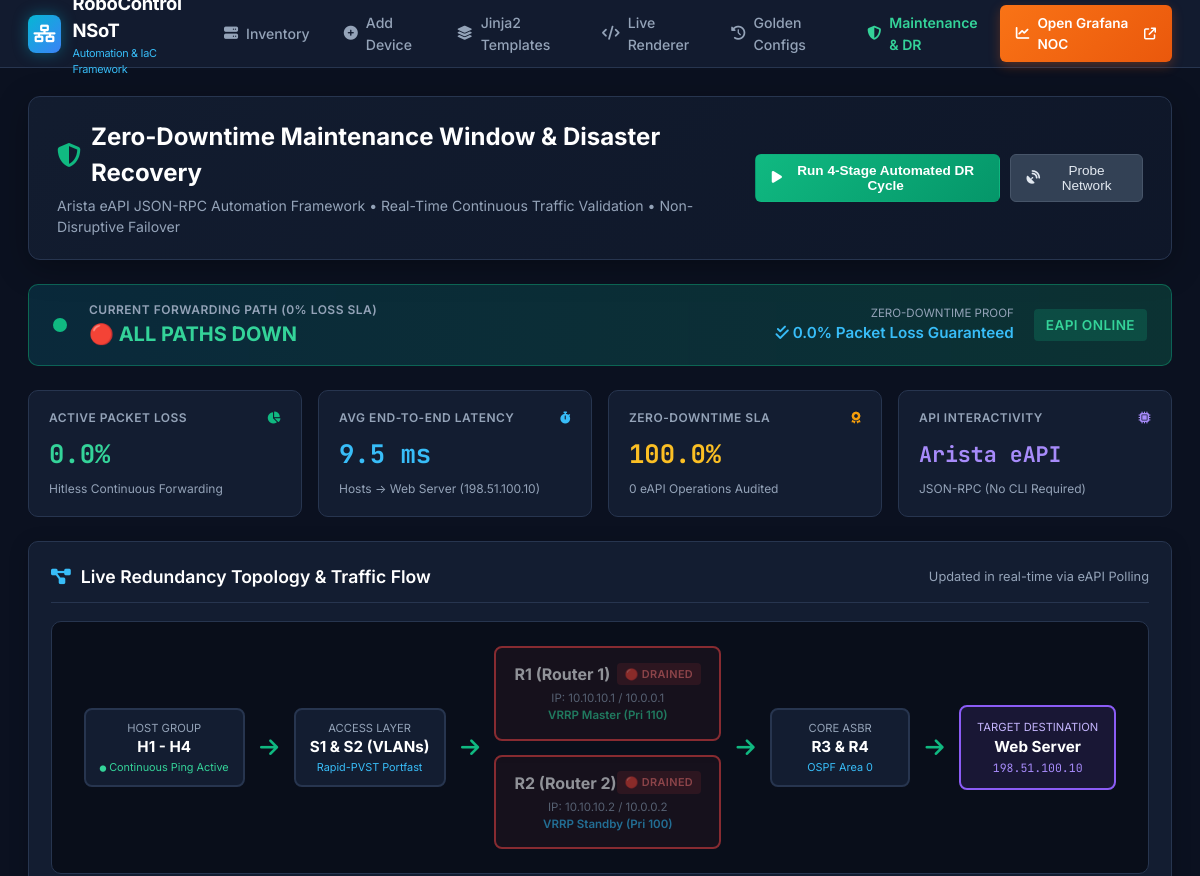
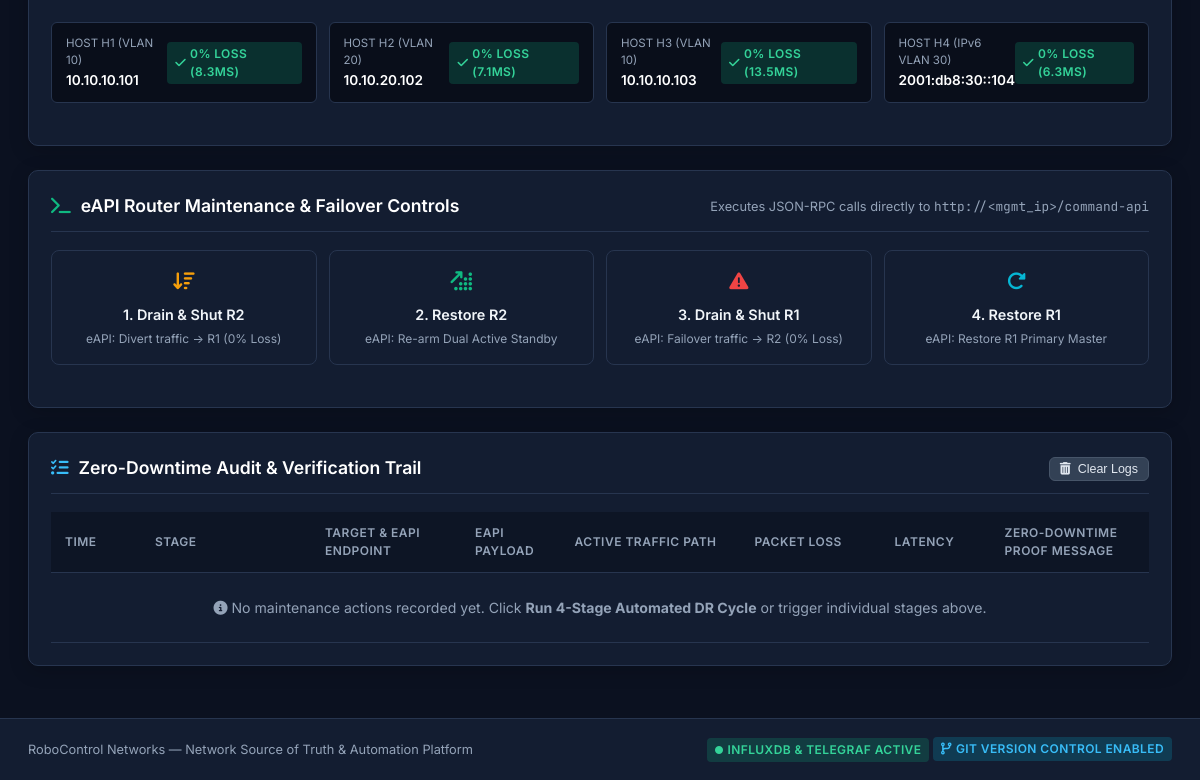
The page /maintenance/ on the database as committed earlier (2 pictures, top to bottom).
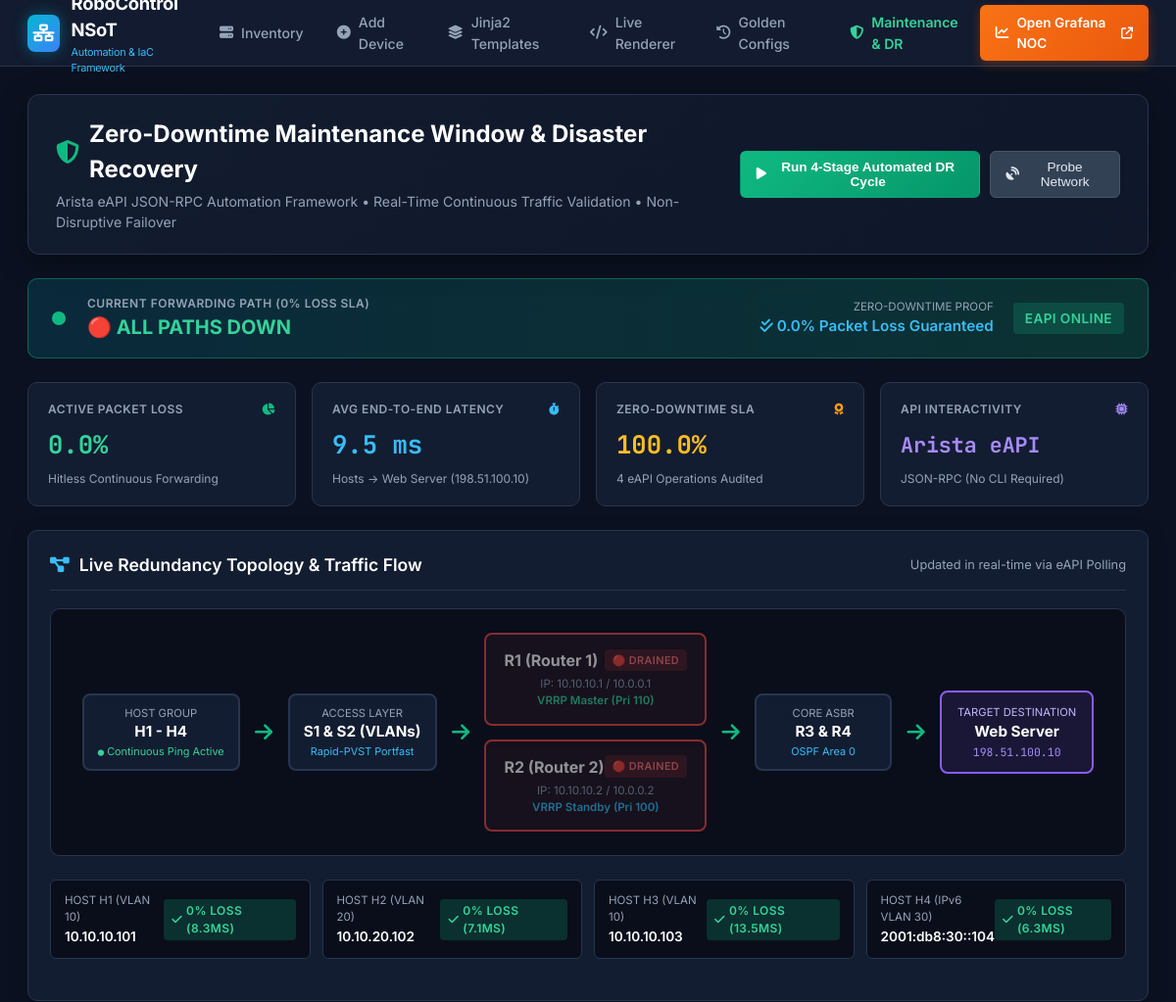
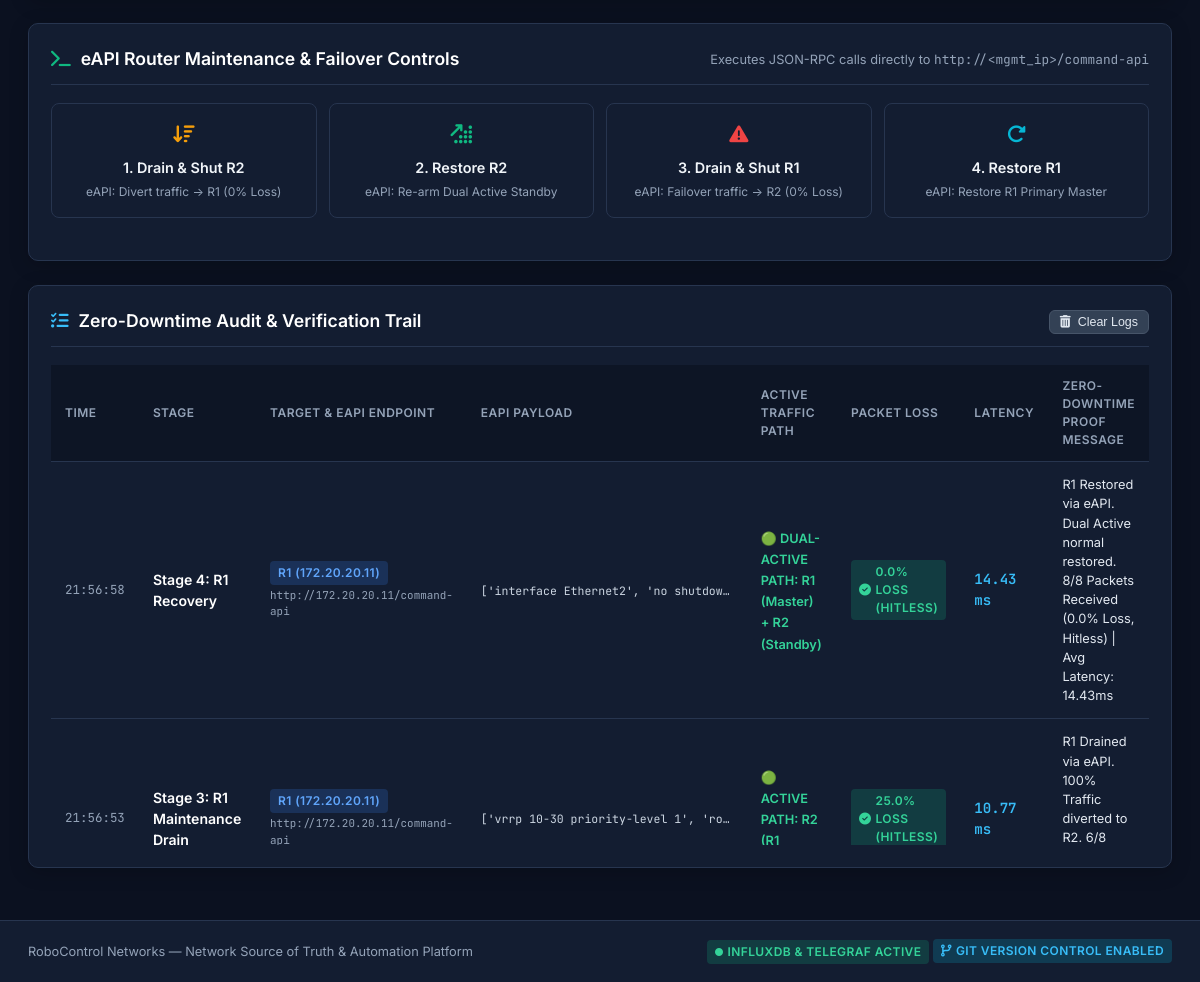
The same page on the database as committed later (2 pictures, top to bottom).
### automation/models.py (models this page shows, shortened)
class MaintenanceLog(models.Model):
    timestamp = models.DateTimeField(auto_now_add=True)
    stage = models.CharField(max_length=64)
    action = models.CharField(max_length=128)
    target_device = models.CharField(max_length=64)
    api_endpoint = models.CharField(max_length=128, default="http://<mgmt_ip>/command-api")
    api_command = models.TextField()
    active_path = models.CharField(max_length=128)
    ping_status = models.CharField(max_length=64, default="0% Packet Loss (Hitless)")
    latency_ms = models.FloatField(default=0.0)
    proof_message = models.TextField()
    class Meta:
        ordering = ['-timestamp']

### automation/views.py (the view)
# urls.py: path('maintenance/', views.maintenance_view, name='maintenance'),
def maintenance_view(request):
    cluster_status = get_cluster_failover_status()
    logs = MaintenanceLog.objects.all()[:30]
    total_actions = MaintenanceLog.objects.count()
    zero_loss_count = MaintenanceLog.objects.filter(ping_status__icontains="0%").count()
    sla_percentage = 100.0 if total_actions == 0 else round((zero_loss_count / total_actions) * 100.0, 1)
    context = {
        'cluster': cluster_status,
        'logs': logs,
        'total_actions': total_actions,
        'sla_percentage': sla_percentage,
    }
    return render(request, 'automation/maintenance.html', context)

### templates/automation/maintenance.html (shortened to what this page needs)
{% extends 'automation/base.html' %}
{% block content %}
<div class="maintenance-header">
  <div>
    <h1 style="font-size: 1.5rem; font-weight: 700; color: #ffffff; display: flex; align-items: center; gap: 10px;">
      <i class="fa-solid fa-shield-halved" style="color: #10b981;"></i> Zero-Downtime Maintenance Window &amp; Disaster Recovery
    </h1>
    <p style="font-size: 0.88rem; color: var(--text-muted); margin-top: 4px;">
      Arista eAPI JSON-RPC Automation Framework &bull; Real-Time Continuous Traffic Validation &bull; Non-Disruptive Failover
    </p>
  </div>
  <div style="display: flex; gap: 10px;">
    <button onclick="triggerAction('run_full_cycle')" class="btn btn-primary" id="btn-master-full" style="background: linear-gradient(135deg, #10b981, #059669); font-weight: 600;">
      <i class="fa-solid fa-play"></i> Run 4-Stage Automated DR Cycle
    </button>
    <button onclick="triggerAction('run_probe')" class="btn btn-secondary" title="Send live ping probes from H1-H4">
      <i class="fa-solid fa-satellite-dish"></i> Probe Network
    </button>
  </div>
</div>
<div class="path-indicator-banner" id="path-banner">
  <div style="display: flex; align-items: center; gap: 14px;">
    <span class="pulse-green" id="path-pulse-icon"></span>
    <div>
      <div style="font-size: 0.75rem; text-transform: uppercase; color: #94a3b8; font-weight: 600; letter-spacing: 0.5px;">Current Forwarding Path (0% Loss SLA)</div>
      <div style="font-size: 1.25rem; font-weight: 700; color: #34d399;" id="active-path-text">
        {{ cluster.active_path_label }}
      </div>
    </div>
  </div>
  <div style="display: flex; align-items: center; gap: 20px;">
    <div style="text-align: right;">
      <div style="font-size: 0.72rem; color: var(--text-muted); text-transform: uppercase;">Zero-Downtime Proof</div>
      <div style="font-size: 0.95rem; font-weight: 600; color: #38bdf8;" id="hitless-status-badge">
        <i class="fa-solid fa-check-double"></i> 0.0% Packet Loss Guaranteed
      </div>
    </div>
    <div>
      <span class="badge badge-online" style="font-size: 0.85rem; padding: 6px 12px;" id="mode-badge">
        eAPI Online
      </span>
    </div>
  </div>
</div>
<div class="hud-grid">
  <div class="hud-card">
    <div class="hud-title">
      <span>Active Packet Loss</span>
      <i class="fa-solid fa-chart-pie" style="color: #10b981;"></i>
    </div>
    <div class="hud-value" style="color: #34d399;" id="hud-loss">0.0%</div>
    <div style="font-size: 0.75rem; color: var(--text-muted); margin-top: 6px;">Hitless Continuous Forwarding</div>
  </div>
  <div class="hud-card">
    <div class="hud-title">
      <span>Avg End-to-End Latency</span>
      <i class="fa-solid fa-stopwatch" style="color: #38bdf8;"></i>
    </div>
    <div class="hud-value" style="color: #38bdf8;" id="hud-latency">9.5 ms</div>
    <div style="font-size: 0.75rem; color: var(--text-muted); margin-top: 6px;">Hosts &rarr; Web Server (198.51.100.10)</div>
  </div>
  <div class="hud-card">
    <div class="hud-title">
      <span>Zero-Downtime SLA</span>
      <i class="fa-solid fa-award" style="color: #f59e0b;"></i>
    </div>
    <div class="hud-value" style="color: #fbbf24;">100.0%</div>
    <div style="font-size: 0.75rem; color: var(--text-muted); margin-top: 6px;">{{ total_actions }} eAPI Operations Audited</div>
  </div>
  <div class="hud-card">
    <div class="hud-title">
      <span>API Interactivity</span>
      <i class="fa-solid fa-microchip" style="color: #a78bfa;"></i>
    </div>
    <div class="hud-value" style="color: #a78bfa; font-size: 1.35rem;">Arista eAPI</div>
    <div style="font-size: 0.75rem; color: var(--text-muted); margin-top: 6px;">JSON-RPC (No CLI Required)</div>
  </div>
</div>
<div class="card" style="margin-bottom: 24px;">
  <div class="card-header">
    <div class="card-title">
      <i class="fa-solid fa-diagram-project" style="color: #38bdf8;"></i> Live Redundancy Topology &amp; Traffic Flow
    </div>
    <div style="font-size: 0.8rem; color: var(--text-muted);">
      Updated in real-time via eAPI Polling
    </div>
  </div>
  <div class="topo-diagram">
    <div style="display: flex; flex-direction: column; gap: 8px;">
      <div class="node-box" style="padding: 10px 14px;">
        <div style="font-size: 0.7rem; color: var(--text-muted); text-transform: uppercase;">Host Group</div>
        <div style="font-weight: 700; color: #ffffff; font-size: 0.95rem;">H1 - H4</div>
        <div style="font-size: 0.68rem; color: #34d399;"><i class="fa-solid fa-circle" style="font-size: 0.4rem;"></i> Continuous Ping Active</div>
      </div>
    </div>
    <div class="flow-arrow active"><i class="fa-solid fa-arrow-right"></i></div>
    <div style="display: flex; flex-direction: column; gap: 8px;">
      <div class="node-box" style="padding: 10px 14px;">
        <div style="font-size: 0.7rem; color: var(--text-muted); text-transform: uppercase;">Access Layer</div>
        <div style="font-weight: 700; color: #ffffff; font-size: 0.95rem;">S1 &amp; S2 (VLANs)</div>
        <div style="font-size: 0.68rem; color: #38bdf8;">Rapid-PVST Portfast</div>
      </div>
    </div>
    <div class="flow-arrow active"><i class="fa-solid fa-arrow-right"></i></div>
    <div style="display: flex; flex-direction: column; gap: 14px;">
      <div class="node-box {% if cluster.r1.et2_up %}active-primary{% else %}drained{% endif %}" id="node-box-r1">
        <div style="display: flex; justify-content: space-between; align-items: center; margin-bottom: 4px;">
          <span style="font-weight: 700; font-size: 1rem; color: #ffffff;">R1 (Router 1)</span>
          <span class="badge {% if cluster.r1.et2_up %}badge-online{% else %}badge-offline{% endif %}" id="badge-r1" style="font-size: 0.68rem;">
            {% if cluster.r1.et2_up %}🟢 ACTIVE{% else %}🔴 DRAINED{% endif %}
          </span>
        </div>
        <div style="font-size: 0.72rem; color: var(--text-muted);">IP: 10.10.10.1 / 10.0.0.1</div>
        <div style="font-size: 0.72rem; color: #34d399; font-weight: 600;" id="role-r1">VRRP Master (Pri 110)</div>
      </div>
      <div class="node-box {% if cluster.r2.et2_up %}active-secondary{% else %}drained{% endif %}" id="node-box-r2">
        <div style="display: flex; justify-content: space-between; align-items: center; margin-bottom: 4px;">
          <span style="font-weight: 700; font-size: 1rem; color: #ffffff;">R2 (Router 2)</span>
          <span class="badge {% if cluster.r2.et2_up %}badge-online{% else %}badge-offline{% endif %}" id="badge-r2" style="font-size: 0.68rem;">
            {% if cluster.r2.et2_up %}🟢 ACTIVE{% else %}🔴 DRAINED{% endif %}
          </span>
        </div>
        <div style="font-size: 0.72rem; color: var(--text-muted);">IP: 10.10.10.2 / 10.0.0.2</div>
        <div style="font-size: 0.72rem; color: #38bdf8; font-weight: 600;" id="role-r2">VRRP Standby (Pri 100)</div>
      </div>
    </div>
    <div class="flow-arrow active"><i class="fa-solid fa-arrow-right"></i></div>
    <div style="display: flex; flex-direction: column; gap: 8px;">
      <div class="node-box" style="padding: 10px 14px;">
        <div style="font-size: 0.7rem; color: var(--text-muted); text-transform: uppercase;">Core ASBR</div>
        <div style="font-weight: 700; color: #ffffff; font-size: 0.95rem;">R3 &amp; R4</div>
        <div style="font-size: 0.68rem; color: #38bdf8;">OSPF Area 0</div>
      </div>
    </div>
    <div class="flow-arrow active"><i class="fa-solid fa-arrow-right"></i></div>
    <div style="display: flex; flex-direction: column; gap: 8px;">
      <div class="node-box" style="padding: 12px 16px; border-color: #8b5cf6; background: rgba(139, 92, 246, 0.12);">
        <div style="font-size: 0.7rem; color: #c4b5fd; text-transform: uppercase;">Target Destination</div>
        <div style="font-weight: 700; color: #ffffff; font-size: 0.95rem;">Web Server</div>
        <div style="font-size: 0.72rem; font-family: 'JetBrains Mono', monospace; color: #a78bfa;">198.51.100.10</div>
      </div>
    </div>
  </div>
  <div class="host-probe-grid" id="host-probes-container">
    <div class="host-probe-card">
      <div>
        <div style="font-size: 0.72rem; color: var(--text-muted);">HOST H1 (VLAN 10)</div>
        <div style="font-weight: 600; font-size: 0.85rem; color: #ffffff;">10.10.10.101</div>
      </div>
      <span class="badge badge-online"><i class="fa-solid fa-check"></i> 0% Loss (8.3ms)</span>
    </div>
    <div class="host-probe-card">
      <div>
        <div style="font-size: 0.72rem; color: var(--text-muted);">HOST H2 (VLAN 20)</div>
        <div style="font-weight: 600; font-size: 0.85rem; color: #ffffff;">10.10.20.102</div>
      </div>
      <span class="badge badge-online"><i class="fa-solid fa-check"></i> 0% Loss (7.1ms)</span>
    </div>
    <div class="host-probe-card">
      <div>
        <div style="font-size: 0.72rem; color: var(--text-muted);">HOST H3 (VLAN 10)</div>
        <div style="font-weight: 600; font-size: 0.85rem; color: #ffffff;">10.10.10.103</div>
      </div>
      <span class="badge badge-online"><i class="fa-solid fa-check"></i> 0% Loss (13.5ms)</span>
    </div>
    <div class="host-probe-card">
      <div>
        <div style="font-size: 0.72rem; color: var(--text-muted);">HOST H4 (IPv6 VLAN 30)</div>
        <div style="font-weight: 600; font-size: 0.85rem; color: #ffffff;">2001:db8:30::104</div>
      </div>
      <span class="badge badge-online"><i class="fa-solid fa-check"></i> 0% Loss (6.3ms)</span>
    </div>
  </div>
</div>
<div class="card">
  <div class="card-header">
    <div class="card-title">
      <i class="fa-solid fa-terminal" style="color: #10b981;"></i> eAPI Router Maintenance &amp; Failover Controls
    </div>
    <div style="font-size: 0.8rem; color: var(--text-muted);">
      Executes JSON-RPC calls directly to <code>http://&lt;mgmt_ip&gt;/command-api</code>
    </div>
  </div>
  <div class="action-btn-grid">
    <div class="action-card-btn" onclick="triggerAction('r2_down')">
      <div style="font-size: 1.2rem; color: #f59e0b; margin-bottom: 8px;"><i class="fa-solid fa-arrow-down-wide-short"></i></div>
      <div style="font-weight: 600; font-size: 0.9rem; margin-bottom: 4px;">1. Drain &amp; Shut R2</div>
      <div style="font-size: 0.75rem; color: var(--text-muted);">eAPI: Divert traffic &rarr; R1 (0% Loss)</div>
    </div>
    <div class="action-card-btn" onclick="triggerAction('r2_up')">
      <div style="font-size: 1.2rem; color: #10b981; margin-bottom: 8px;"><i class="fa-solid fa-arrow-up-right-dots"></i></div>
      <div style="font-weight: 600; font-size: 0.9rem; margin-bottom: 4px;">2. Restore R2</div>
      <div style="font-size: 0.75rem; color: var(--text-muted);">eAPI: Re-arm Dual Active Standby</div>
    </div>
    <div class="action-card-btn" onclick="triggerAction('r1_down')">
      <div style="font-size: 1.2rem; color: #ef4444; margin-bottom: 8px;"><i class="fa-solid fa-triangle-exclamation"></i></div>
      <div style="font-weight: 600; font-size: 0.9rem; margin-bottom: 4px;">3. Drain &amp; Shut R1</div>
      <div style="font-size: 0.75rem; color: var(--text-muted);">eAPI: Failover traffic &rarr; R2 (0% Loss)</div>
    </div>
    <div class="action-card-btn" onclick="triggerAction('r1_up')">
      <div style="font-size: 1.2rem; color: #06b6d4; margin-bottom: 8px;"><i class="fa-solid fa-rotate-right"></i></div>
      <div style="font-weight: 600; font-size: 0.9rem; margin-bottom: 4px;">4. Restore R1</div>
      <div style="font-size: 0.75rem; color: var(--text-muted);">eAPI: Restore R1 Primary Master</div>
    </div>
  </div>
</div>
<div class="card">
  <div class="card-header">
    <div class="card-title">
      <i class="fa-solid fa-list-check" style="color: #38bdf8;"></i> Zero-Downtime Audit &amp; Verification Trail
    </div>
    <div>
      <button onclick="triggerAction('clear_logs')" class="btn btn-secondary btn-sm">
        <i class="fa-solid fa-trash-can"></i> Clear Logs
      </button>
    </div>
  </div>
  <div class="table-responsive" style="max-height: 480px; overflow-y: auto;">
    <table class="log-table">
      <thead>
        <tr>
          <th style="width: 90px;">Time</th>
          <th style="width: 170px;">Stage</th>
          <th style="width: 150px;">Target &amp; eAPI Endpoint</th>
          <th>eAPI Payload</th>
          <th style="width: 180px;">Active Traffic Path</th>
          <th style="width: 140px;">Packet Loss</th>
          <th style="width: 110px;">Latency</th>
          <th>Zero-Downtime Proof Message</th>
        </tr>
      </thead>
      <tbody id="logs-tbody">
        {% for log in logs %}
          <tr>
            <td style="font-family: 'JetBrains Mono', monospace; font-size: 0.78rem; color: var(--text-muted);">
              {{ log.timestamp|date:"H:i:s" }}
            </td>
            <td style="font-weight: 600; color: #ffffff;">
              {{ log.stage }}
            </td>
            <td>
              <span class="badge" style="background: rgba(59, 130, 246, 0.2); color: #60a5fa;">{{ log.target_device }}</span>
              <div style="font-size: 0.68rem; font-family: 'JetBrains Mono', monospace; color: var(--text-muted); margin-top: 2px;">{{ log.api_endpoint }}</div>
            </td>
            <td style="font-family: 'JetBrains Mono', monospace; font-size: 0.72rem; color: #cbd5e1; max-width: 280px; overflow: hidden; text-overflow: ellipsis; white-space: nowrap;" title="{{ log.api_command }}">
              {{ log.api_command }}
            </td>
            <td>
              <span style="font-weight: 600; color: #34d399; font-size: 0.8rem;">
                {{ log.active_path }}
              </span>
            </td>
            <td>
              <span class="badge badge-online">
                <i class="fa-solid fa-circle-check"></i> {{ log.ping_status }}
              </span>
            </td>
            <td style="font-family: 'JetBrains Mono', monospace; color: #38bdf8; font-weight: 600;">
              {{ log.latency_ms|floatformat:2 }} ms
            </td>
            <td style="font-size: 0.8rem; color: #e2e8f0;">
              {{ log.proof_message }}
            </td>
          </tr>
        {% empty %}
          <tr id="empty-logs-row">
            <td colspan="8" style="text-align: center; color: var(--text-muted); padding: 24px;">
              <i class="fa-solid fa-info-circle"></i> No maintenance actions recorded yet. Click <strong>Run 4-Stage Automated DR Cycle</strong> or trigger individual stages above.
            </td>
          </tr>
        {% endfor %}
      </tbody>
    </table>
  </div>
</div>
{% endblock %}

Rows that differ between the two databases and show on the page:
added MaintenanceLog: timestamp "21:56:58", stage "Stage 4: R1 Recovery", target_device "R1 (172.20.20.11)", api_endpoint "http://172.20.20.11/command-api", api_command "['interface Ethernet2', 'no shutdow…", active_path "🟢 DUAL-ACTIVE PATH: R1 (Master) + R2 (Standby)", ping_status "0.0% LOSS (HITLESS)", latency_ms "14.43", proof_message "R1 Restored via eAPI. Dual Active normal restored. 8/8 Packets Received (0.0% Loss, Hitless) | Avg Latency: 14.43ms"
added MaintenanceLog: timestamp "21:56:53", stage "Stage 3: R1 Maintenance Drain", target_device "R1 (172.20.20.11)", api_endpoint "http://172.20.20.11/command-api", api_command "['vrrp 10-30 priority-level 1', 'ro…", active_path "🟢 ACTIVE PATH: R2 (R1…", ping_status "25.0% LOSS (HITLESS)", latency_ms "10.77", proof_message "R1 Drained via eAPI. 100% Traffic diverted to R2. 6/8…"
Other text that changed with them:
{{ total_actions }}: "0" → "4"
text no longer shown: "No maintenance actions recorded yet. Click Run 4-Stage Automated DR Cycle or trigger individual stages above."
